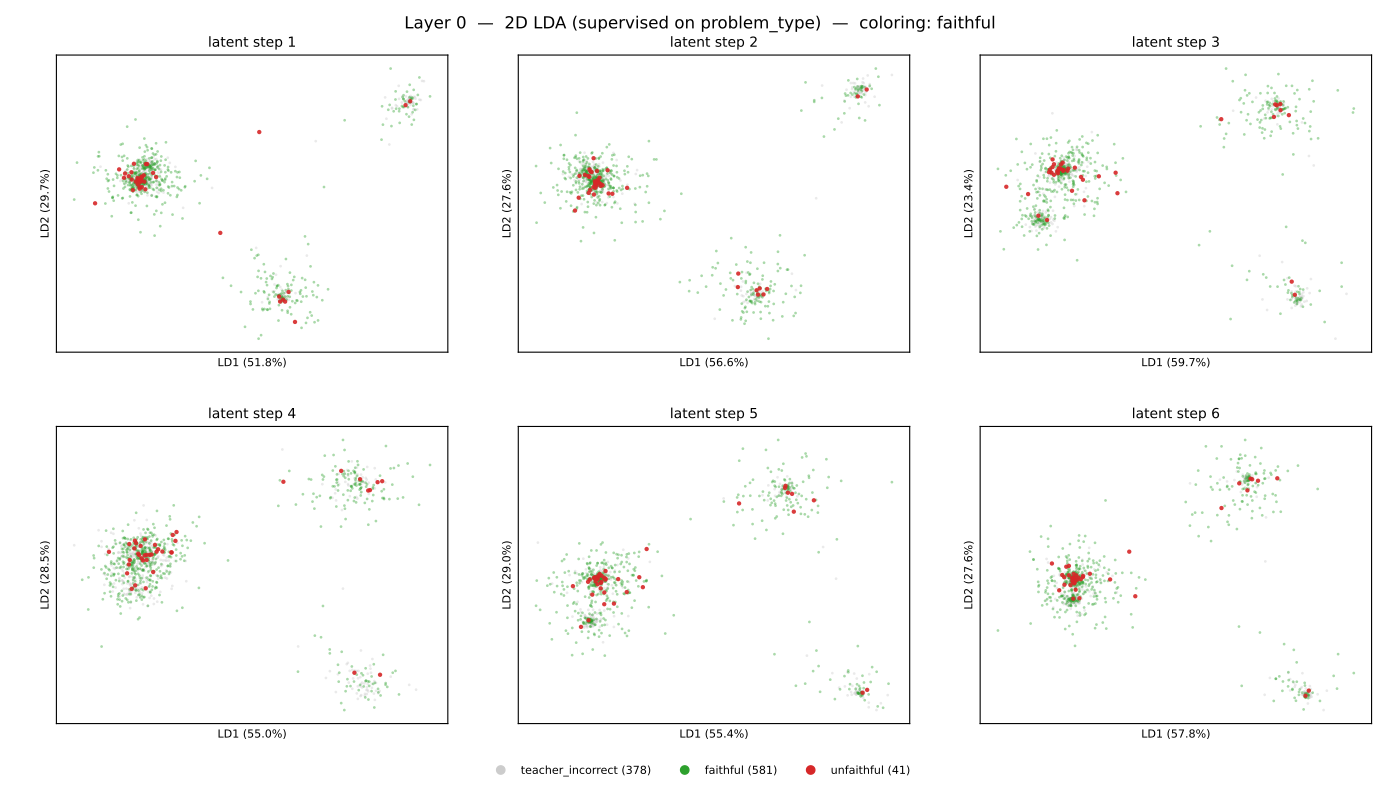

Reproduce this figure in Python.
"""Per-(layer, latent-step) 2D LDA of student activations on SVAMP, where the
two projected axes are chosen to maximize separation between the four SVAMP
problem types (Subtraction / Addition / Common-Division / Multiplication).
Same coloring schemes and slide ordering as pca_slideshow.py.

LDA is supervised on problem_type. The faithful/magnitude/plain colorings
re-use those same directions to ask whether problem-type-discriminating axes
also happen to separate other labels.

Layout (one slide per page, 6 subplots per slide):
  - one slide per layer, plain                  (17 slides)
  - one slide per layer, faithful/unfaithful    (17 slides)
  - one slide per layer, problem type           (17 slides)
  - one slide per layer, magnitude bucket       (17 slides)
Total: 68 slides.
"""

from __future__ import annotations

import json
from collections import Counter
from pathlib import Path

import matplotlib.pyplot as plt
import numpy as np
import torch
from datasets import concatenate_datasets, load_dataset
from matplotlib.backends.backend_pdf import PdfPages
from matplotlib.lines import Line2D
from sklearn.discriminant_analysis import LinearDiscriminantAnalysis


REPO = Path(__file__).resolve().parents[3]
ACTS_PATH = REPO / "inference" / "runs" / "svamp_student" / "activations.pt"
RESULTS_PATH = REPO / "inference" / "runs" / "svamp_teacher" / "results.json"
JUDGED_PATH = REPO.parent / "cf-datasets" / "svamp_judged.json"
OUT_PDF = REPO / "visualizations-all" / "v1" / "lda_slideshow.pdf"

PROBLEM_TYPE_COLORS = {
    "Subtraction": "#1f77b4",
    "Addition": "#ff7f0e",
    "Common-Division": "#2ca02c",
    "Multiplication": "#d62728",
}
FAITHFUL_COLORS = {
    "faithful": "#2ca02c",
    "unfaithful": "#d62728",
    "teacher_incorrect": "#cccccc",
}
MAG_BUCKETS = ["<10", "10-99", "100-999", "1000+"]
MAG_COLORS = {
    "<10": "#440154",
    "10-99": "#3b528b",
    "100-999": "#21918c",
    "1000+": "#fde725",
}


def bucket_magnitude(ans: np.ndarray) -> np.ndarray:
    out = np.empty(len(ans), dtype=object)
    out[ans < 10] = "<10"
    out[(ans >= 10) & (ans < 100)] = "10-99"
    out[(ans >= 100) & (ans < 1000)] = "100-999"
    out[ans >= 1000] = "1000+"
    return out


def load_metadata() -> dict:
    print("loading metadata", flush=True)
    ds = load_dataset("ChilleD/SVAMP")
    full = concatenate_datasets([ds["train"], ds["test"]])
    types = [t.replace("Common-Divison", "Common-Division") for t in full["Type"]]
    answers = np.array(
        [float(str(a).replace(",", "")) for a in full["Answer"]], dtype=np.float64
    )
    teacher = json.load(open(RESULTS_PATH))
    judged = json.load(open(JUDGED_PATH))
    label_by_idx = {j["idx"]: j["label"] for j in judged}
    faithful = [
        label_by_idx[t["idx"]] if t["idx"] in label_by_idx else "teacher_incorrect"
        for t in teacher
    ]
    return {
        "n": len(types),
        "problem_type": np.array(types),
        "answer": answers,
        "faithful": np.array(faithful),
        "magnitude": bucket_magnitude(answers),
    }


def load_activations() -> np.ndarray:
    print(f"loading activations from {ACTS_PATH}", flush=True)
    t = torch.load(ACTS_PATH, map_location="cpu", weights_only=True)
    a = t.float().numpy()  # (N, latent_steps, layers+1, hidden)
    print(f"  shape={a.shape}  bytes={a.nbytes/1e9:.2f} GB", flush=True)
    return a


def fit_all_lda_2d(
    acts: np.ndarray, problem_type: np.ndarray
) -> tuple[np.ndarray, np.ndarray]:
    """Return projected coords (L, S, N, 2) and var-ratio (L, S, 2)."""
    N, S, L, _H = acts.shape
    out = np.empty((L, S, N, 2), dtype=np.float32)
    var_ratio = np.empty((L, S, 2), dtype=np.float32)
    print(
        f"fitting {L*S} LDAs (2D, supervised on problem_type, "
        f"per layer × per latent step)",
        flush=True,
    )
    for layer in range(L):
        for step in range(S):
            X = acts[:, step, layer, :]
            lda = LinearDiscriminantAnalysis(n_components=2, solver="svd")
            out[layer, step] = lda.fit_transform(X, problem_type)
            var_ratio[layer, step] = lda.explained_variance_ratio_[:2]
        print(f"  layer {layer}/{L-1} done", flush=True)
    return out, var_ratio


def render_slide(
    pdf: PdfPages,
    layer: int,
    proj_for_layer: np.ndarray,  # (S, N, 2)
    var_for_layer: np.ndarray,  # (S, 2)
    coloring: str,
    meta: dict,
):
    S = proj_for_layer.shape[0]
    fig, axes = plt.subplots(2, 3, figsize=(14, 7.875))
    fig.suptitle(
        f"Layer {layer}  —  2D LDA (supervised on problem_type)  —  coloring: {coloring}",
        fontsize=12,
    )
    legend_proxies: list[Line2D] = []
    for s, ax in enumerate(axes.ravel()):
        if s >= S:
            ax.axis("off")
            continue
        xy = proj_for_layer[s]

        if coloring == "plain":
            ax.scatter(xy[:, 0], xy[:, 1], s=4, c="#3357aa", alpha=0.5, linewidths=0)

        elif coloring == "faithful":
            order = ["teacher_incorrect", "faithful", "unfaithful"]  # rare on top
            for cls in order:
                mask = meta["faithful"] == cls
                ax.scatter(
                    xy[mask, 0], xy[mask, 1],
                    s=10 if cls == "unfaithful" else 4,
                    c=FAITHFUL_COLORS[cls],
                    alpha=0.9 if cls == "unfaithful" else 0.4,
                    linewidths=0,
                )
            if s == 0:
                for cls in order:
                    n = (meta["faithful"] == cls).sum()
                    legend_proxies.append(
                        Line2D([0], [0], marker="o", linestyle="",
                               color=FAITHFUL_COLORS[cls], label=f"{cls} ({n})")
                    )

        elif coloring == "problem_type":
            for cls, color in PROBLEM_TYPE_COLORS.items():
                mask = meta["problem_type"] == cls
                ax.scatter(
                    xy[mask, 0], xy[mask, 1],
                    s=4, c=color, alpha=0.55, linewidths=0,
                )
            if s == 0:
                for cls, color in PROBLEM_TYPE_COLORS.items():
                    n = (meta["problem_type"] == cls).sum()
                    legend_proxies.append(
                        Line2D([0], [0], marker="o", linestyle="",
                               color=color, label=f"{cls} ({n})")
                    )

        elif coloring == "magnitude":
            for cls in MAG_BUCKETS:
                mask = meta["magnitude"] == cls
                ax.scatter(
                    xy[mask, 0], xy[mask, 1],
                    s=4, c=MAG_COLORS[cls], alpha=0.6, linewidths=0,
                )
            if s == 0:
                for cls in MAG_BUCKETS:
                    n = (meta["magnitude"] == cls).sum()
                    legend_proxies.append(
                        Line2D([0], [0], marker="o", linestyle="",
                               color=MAG_COLORS[cls], label=f"{cls} ({n})")
                    )
        else:
            raise ValueError(coloring)

        ax.set_title(f"latent step {s+1}", fontsize=10)
        ax.set_xticks([])
        ax.set_yticks([])
        ax.set_xlabel(f"LD1 ({var_for_layer[s, 0]*100:.1f}%)", fontsize=8)
        ax.set_ylabel(f"LD2 ({var_for_layer[s, 1]*100:.1f}%)", fontsize=8)

    if legend_proxies:
        fig.legend(
            handles=legend_proxies,
            loc="lower center",
            ncol=len(legend_proxies),
            fontsize=8,
            frameon=False,
            bbox_to_anchor=(0.5, 0.0),
        )
    fig.subplots_adjust(top=0.93, bottom=0.08, left=0.04, right=0.98, wspace=0.18, hspace=0.25)
    pdf.savefig(fig, dpi=140)
    plt.close(fig)


def main():
    meta = load_metadata()
    print(
        "labels: faithful=", dict(Counter(meta["faithful"])),
        " | type=", dict(Counter(meta["problem_type"])),
        " | mag=", dict(Counter(meta["magnitude"])),
        flush=True,
    )

    acts = load_activations()
    proj_all, var_all = fit_all_lda_2d(acts, meta["problem_type"])
    L = proj_all.shape[0]

    print(f"writing {OUT_PDF}", flush=True)
    OUT_PDF.parent.mkdir(parents=True, exist_ok=True)
    with PdfPages(OUT_PDF) as pdf:
        for coloring in ["faithful", "problem_type"]:
            print(f"  coloring: {coloring}", flush=True)
            for layer in range(L):
                render_slide(pdf, layer, proj_all[layer], var_all[layer], coloring, meta)
    print(f"done -> {OUT_PDF}  ({OUT_PDF.stat().st_size/1e6:.1f} MB)")


if __name__ == "__main__":
    main()
